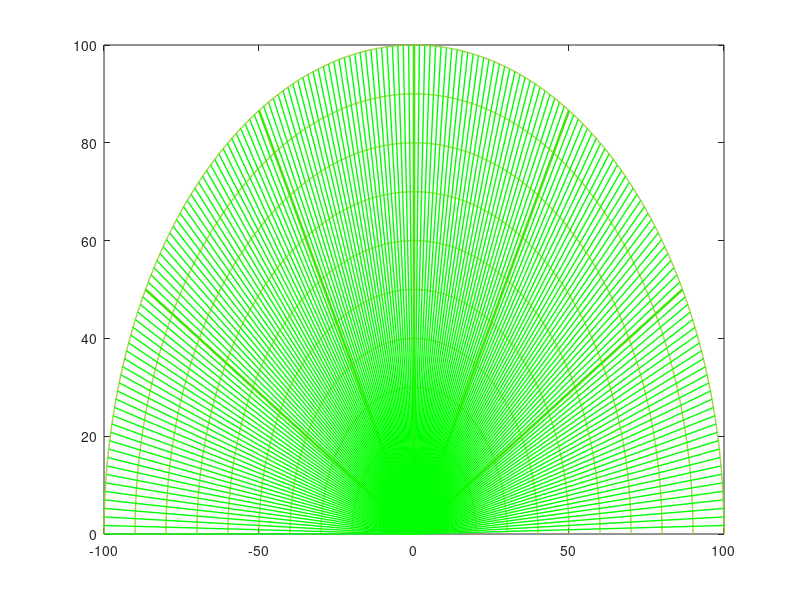

Write MATLAB code to recreate this figure. (Note: this script raises an error after producing the figure.)
% 
 %  Yıldıray KARACA USRS Project İçin Matlab Kodları.
 %  mail: yildiraykaraca@icloud.com
 %  github: https://github.com/yildiraykaraca
%
clc; %Komut Penceresini Temizle.
clear all; %Öğeleri çalışma alanından kaldırdık.

%Grafiği Özelleştir

figure('units','normalized','outerposition',[0 0 1 1]); % Şekil Penceresi Oluşturduk.
whitebg('black'); %Eksen Arka Plan Rengini Değiştirdik.

%Ölçek Verilerini Çiz

th = linspace(0,pi,1000); % Oluşturulan Vektörü th Değişkenine Atadık.
R = 10:10:100;   % R Dizisini Oluşturduk
for i=1:length(R); % 1 Den R Dizisine Kadar x ve y Yazdırdık.
x = R(i)*cos(th);
y = R(i)*sin(th);
plot(x,y,'Color', [0.603922 , 0.803922 , 0.196078] ,'LineWidth',1); % x ve y yi Çizdirdik.
hold on; % Mevcut Grafiği Koru.
end % Bitir.

%Eksen Verilerini Çiz

x0 = [0 100 0 0 0 0 ];  x1 = [0 100 86.60 50 -50 -86.60]; y0 = [0 0 0 0 0 0]; y1 = [100 0 50 86.60 86.60 50]; %x0 a Eksenleri Atadık.
for i=1:length(x0); %x0 Uzunluğu Boyunca Diziler İçin 
hold on; % Mevcut Grafiği Koru.
plot([x0(i),x1(i)],[y0(i),y1(i)] ,'Color', [0.603922 , 0.803922 , 0.196078],'LineWidth',2); % Çizdir.
end % Bitir.

%Sonar Verilerini Çiz

for i=1:180 %1 den 180 Dizisi İçin
hold on; % Mevcut Grafiği Koru.
[x, y] = pol2cart(i*0.0174532925, 100); %Kutupsal veya silindirik koordinatları Kartezyene Dönüştür ve x, y Dizisine Ata %
h(i) = plot([0,x],[0,y],'g','LineWidth',1); % Çizdir ve Değişkene Ata.
end % Bitir.

%Seri Bağlantı Noktası Tanımlanması

s1 = serial('COM13'); %COM13 Bağlantısını s1e Aktar.           
s1.BaudRate=9600; %9600 Haberleşmeyi Değişkene Ata.                              
fopen(s1); %S1 Hakkında Bilgi Aldık.

%Sonar Verilerinin Çizdirilmesi

while(1) % Koşul Gerçekleşene Kadar.
data = fscanf(s1); % s1i tara ve data değişkenine aktar.
[th, r] = strtok(data); % Dizelerin seçilen kısımlarını diziye aktar.
th = real(str2num(th)); %Stringe Dönüştür Gerçek Kısmını al th Değişkenine Aktar.
r = str2num(r); %Stringe Dönüştür.
set(h(th),'color','r'); % Rengi Ayarla.
[x0, y0] = pol2cart(th*0.0174532925, 100); %x0 y0 dizisine Kartezyene Dönüştür Ve Aktar.
[x, y] = pol2cart(th*0.0174532925, r); %x y dizisine Kartezyene Dönüştür Ve Aktar.
set(h(th),'XData',[x0,x]); %Ayarlar
set(h(th),'YData',[y0,y]); %Ayarlar
m = plot([0,x0],[0,y0],'r','LineWidth',3); %m Değişkenine Çizdir.
drawnow %Çizdir.
delete(m);%myi Sil.
end %Bitir.


